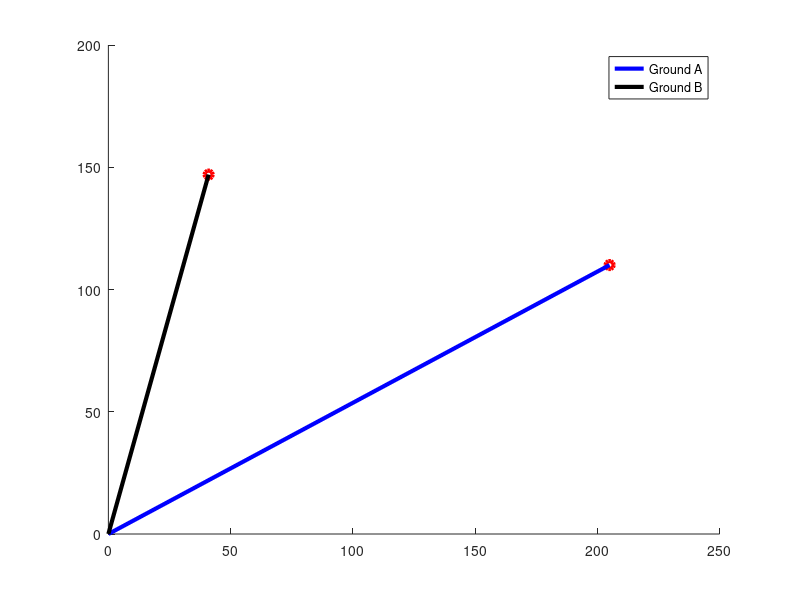

Here is the MATLAB script that generated this plot:
origin = [0, 0, 0];
ref = [1, 0, 0];
groundA = [205, 110, 0];
groundB = [41, 147, 0];

fitref = polyfit([origin(1), ref(1)], [origin(2), ref(2)], 1);
fitmm = polyfit([origin(1), groundA(1)], [origin(2), groundA(2)], 1);
fitnn = polyfit([origin(1), groundB(1)], [origin(2), groundB(2)], 1);

angleA = atan((fitmm(1) - fitref(1)) / (1 + (fitmm(1)* fitref(1))));
disp(['Angle ref-mm rotate ', num2str(rad2deg(angleA)), ' degree']);
angleB = atan((fitnn(1) - fitref(1)) / (1 + (fitnn(1)* fitref(1))));
disp(['Angle ref-nn rotate ', num2str(rad2deg(angleB)), ' degree']);
angleAB_diff = angleB - angleA;
disp(['Angle mm-nn difference is ', num2str(rad2deg(angleAB_diff)), ' degree']);

%% Draw Result
% Graph setting
hold on;
daspect([1 1 1]);
% % Draw L1 (Reference unit vector)
% plot(ref(1), ref(2), 'o', 'color', 'r', 'linewidth', 3);
% L_ref = line([origin(1) ref(1)], [origin(2) ref(2)], 'color', 'red', 'linewidth', 5);
% Draw L2
plot(groundA(1), groundA(2), 'o', 'color', 'r', 'linewidth', 3);
L_groundA = line([origin(1) groundA(1)], [origin(2) groundA(2)], 'color', 'blue', 'linewidth', 3);
% Draw L3
plot(groundB(1), groundB(2), 'o', 'color', 'r', 'linewidth', 3);
L_groundB = line([origin(1) groundB(1)], [origin(2) groundB(2)], 'color', 'black', 'linewidth', 3);
% Show legend
legend([L_groundA, L_groundB], 'Ground A', 'Ground B');
